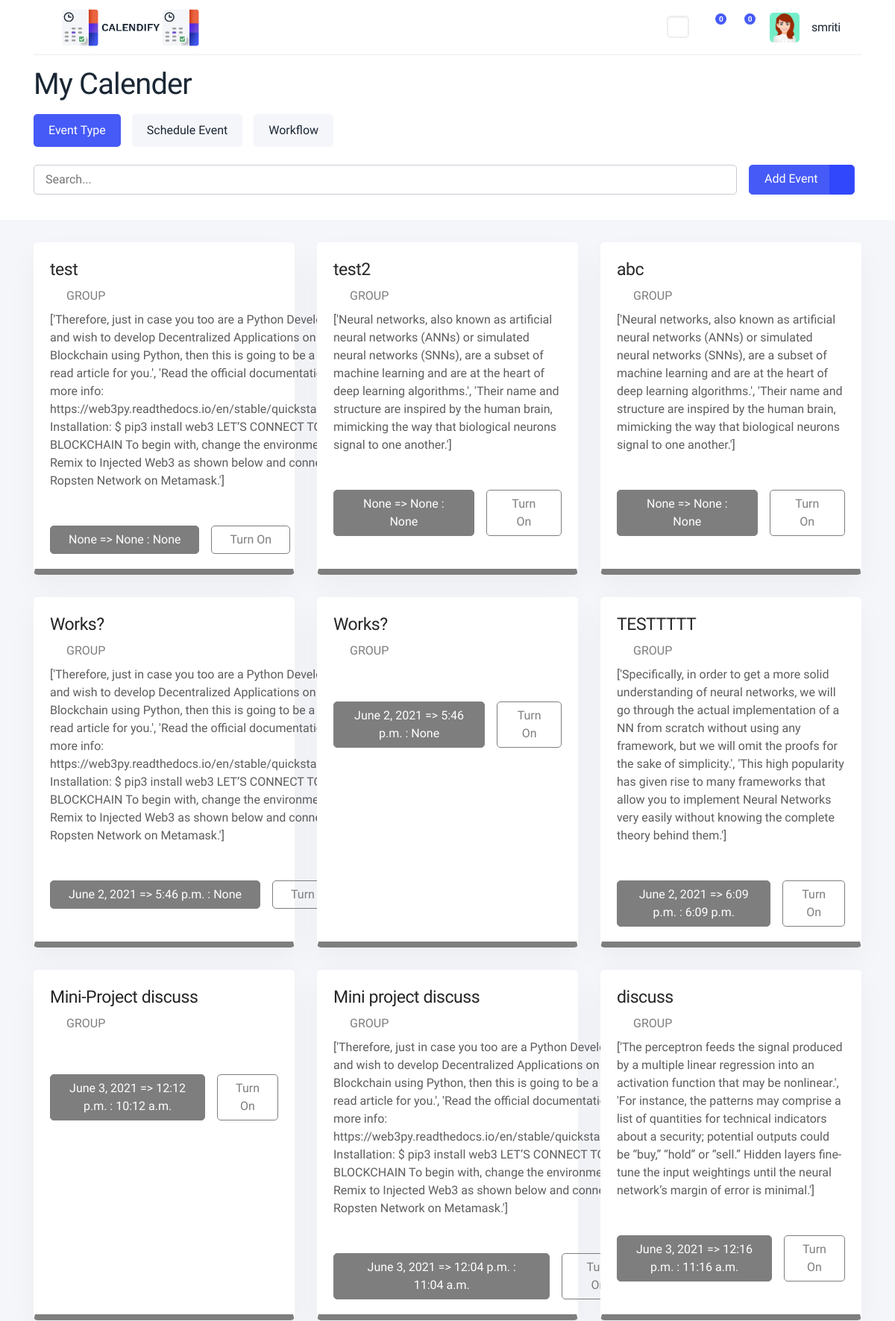
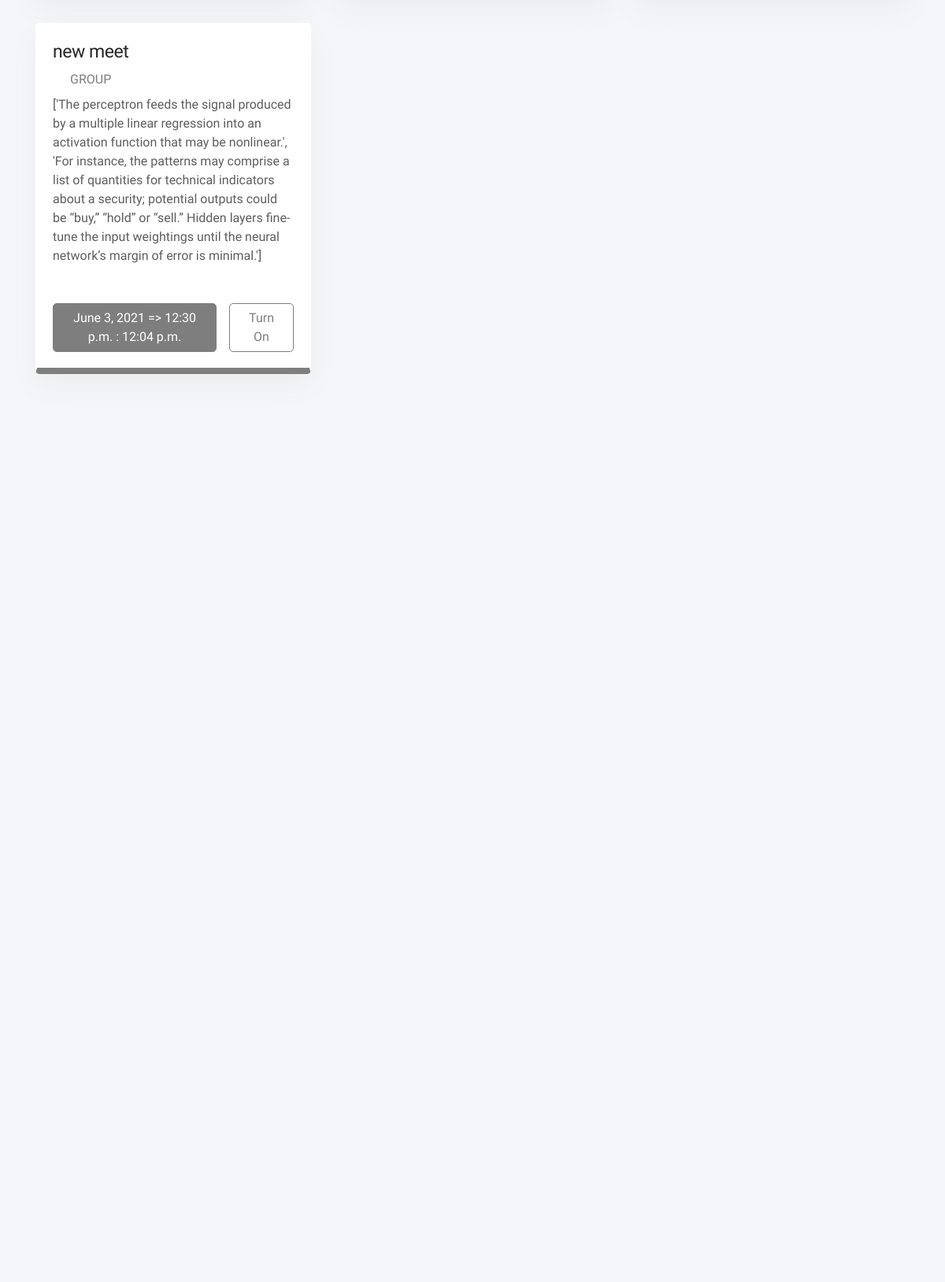
Screenshot of /dashboard/1/ (signed in, upper part) with the database file from the repository (2 pictures, top to bottom).
### employee/models.py (models this page shows, shortened)
class employee(models.Model):
    profile = models.TextField()
    email_id    =models.CharField(max_length=120)
    eid         =models.CharField(max_length=10)
    name        =models.CharField(max_length=30)
    position   =models.TextField()
    languages       =models.CharField(max_length=30)
    skills      =models.CharField(max_length=30)
    profile_photo=models.ImageField(upload_to='profile_pics/')
    social_media = models.CharField(max_length=20)
    meetings = models.ManyToManyField("meeting",through= 'Meets')

class meeting(models.Model):
    title = models.CharField(max_length=20)
    date = models.DateField(blank=True,null=True)
    start_time = models.TimeField(blank=True,null=True)
    color = models.CharField(max_length=10,default='Black')
    end_time = models.TimeField(blank=True,null=True)
    summary = models.TextField(blank=True)
    participants = models.ManyToManyField(employee,through='Meets')
    email_id_of_participants = models.CharField(max_length=100,null=True,blank=True)
    link=models.CharField(max_length=100,null=True,blank=True)

### employee/views.py (the view)
# urls.py: path('dashboard/<int:id>/',dashboard_view),
def dashboard_view(request,id):
    if request.user.is_authenticated is True:
        if request.user.id is id:
            obj = employee.objects.get(id=id)
            all_meets = obj.meetings.values()
            context={
                "con":obj,
                "all": all_meets,
            }
            return render(request,"employee/dashboard.html",context)
        else:
            return redirect(dashboard_view,request.user.id)
    else:
        return redirect(register_view)

### employee/templates/employee/dashboard.html (shortened to what this page needs)
{% load static %}
<!doctype html>
<html lang="en">
<head>
      <link rel="stylesheet"  href="{% static 'css/backend.minf700.css' %}"  type="text/css">
      <link rel="stylesheet" href="{% static 'css/all.min.css' %}"  type="text/css">
      <link rel="stylesheet"  href="{% static 'css/line-awesome.min.css' %}"  type="text/css">
      <link rel="stylesheet" href="{% static 'css/remixicon.css' %}" type="text/css">   </head>
  <body class="fixed-top-navbar top-nav  ">
    <div class="wrapper">
      <div class="iq-top-navbar">
          <div class="container">
              <div class="iq-navbar-custom">
                  <div class="d-flex align-items-center justify-content-between">
                      <div class="iq-navbar-logo d-flex align-items-center justify-content-between">
                          <i class="ri-menu-line wrapper-menu"></i>
                          <a href="index.html" class="header-logo">
                              <img src="{% static '/images/logo.png' %}" class="img-fluid rounded-normal light-logo" alt="logo">
                              <img src="{% static '/images/logo-white.png' %}" class="img-fluid rounded-normal darkmode-logo" alt="logo">
                          </a>
                      </div>
                      <nav class="navbar navbar-expand-lg navbar-light p-0">
                          <div class="change-mode">
                              <div class="custom-control custom-switch custom-switch-icon custom-control-indivne">
                                  <div class="custom-switch-inner">
                                      <label class="custom-control-label" for="dark-mode" data-mode="toggle">
                                          <span class="switch-icon-left"><i class="a-left ri-moon-clear-line"></i></span>
                                          <span class="switch-icon-right"><i class="a-right ri-sun-line"></i></span>
                                      </label>
                                  </div>
                              </div>
                          </div>
                          <div class="collapse navbar-collapse" id="navbarSupportedContent">
                              <ul class="navbar-nav ml-auto navbar-list align-items-center">
                                  <li class="nav-item nav-icon dropdown ml-3">
                                      <a href="#" class="search-toggle dropdown-toggle" id="dropdownMenuButton2" data-toggle="dropdown"
                                          aria-haspopup="true" aria-expanded="false">
                                          <i class="las la-envelope"></i>
                                          <span class="badge badge-primary count-mail rounded-circle">0</span>
                                      </a>
                                  </li>
                                  <li class="nav-item nav-icon dropdown">
                                      <a href="#" class="search-toggle dropdown-toggle" id="dropdownMenuButton" data-toggle="dropdown"
                                          aria-haspopup="true" aria-expanded="false">
                                          <i class="las la-bell"></i>
                                          <span class="badge badge-primary count-mail rounded-circle">0</span>
                                      </a>
                                  </li>
                                  <li class="caption-content">
                                      <a href="/profile/{{con.id}}/" class="search-toggle dropdown-toggle d-flex align-items-center" id="dropdownMenuButton3" data-toggle="dropdown"
                                          aria-haspopup="true" aria-expanded="false">
                                          <img src="{% static 'images/03.jpg' %}" class="avatar-40 img-fluid rounded" alt="user">
                                          <div class="caption ml-3">
                                              <h6 class="mb-0 line-height">{{con.name}}<i class="las la-angle-down ml-3"></i></h6>
                                          </div>
                                      </a>
                                  </li>
                              </ul>
                          </div>
                      </nav>
                  </div>
              </div>
          </div>
      </div>
      <div class="content-page">
    <div class="content-top">
        <div class="container">
            <div class="row">
                <div class="col-lg-12 mb-3">
                    <div class="d-flex align-items-center justify-content-between">
                        <div class="navbar-breadcrumb">
                            <h1 class="mb-1">My Calender</h1>
                        </div>
                    </div>
                </div>
                <div class="col-lg-10 col-md-8">
                    <ul class="d-flex nav nav-pills mb-4 text-center event-tab" id="event-pills-tab" role="tablist">
                        <li class="nav-item">
                            <a id="view-btn" class="nav-link active show" data-toggle="pill" href="#event1" data-extra="#search-with-button" role="tab" aria-selected="true">Event Type</a>
                        </li>
                        <li class="nav-item">
                            <a id="view-schedule" class="nav-link" data-toggle="pill" href="#event2" data-extra="#view-event" role="tab" aria-selected="false">Schedule Event</a>
                        </li>
                        <li class="nav-item">
                            <a id="view-workflow" class="nav-link" data-toggle="pill" href="#event3" data-extra="#view-data" role="tab" aria-selected="false">Workflow</a>
                        </li>
                    </ul>
                </div>
            </div>
            <div class="tab-extra active" id="search-with-button">
                <div class="d-flex flex-wrap align-items-center mb-4">
                    <div class="iq-search-bar search-device mb-0 pr-3">
                        <form action="#" class="searchbox">
                            <input type="text" class="text search-input" placeholder="Search...">
                        </form>
                    </div>
                    <div class="float-sm-right"><a href="/scheduler/{{con.id}}" class="btn btn-primary pr-5 position-relative" style="height: 40px;">Add Event<span class="event-add-btn" style="height: 40px;"><i class="ri-add-line"></i></span></a></div>
                </div>
            </div>
        </div>
    </div>
    <div class="container">
        <div class="row">
            <div class="col-lg-12">
                <div class="event-content">
                    <div id="event1" class="tab-pane fade active show">
                        <div class="row">
                            {% for event in all %}
                            <div class="col-lg-4 col-md-6">
                                <div class="card card-block card-stretch card-height">
                                    <div class="card-body rounded event-detail event-detail-danger disabled">
                                        <div class="d-flex align-items-top justify-content-between">
                                            <div>
                                                <h4 class="mb-2 mr-4">{{event.title}}</h4>
                                                <p class="mb-2 text-danger font-weight-500 text-uppercase"><i class="las la-user pr-2"></i>Group</p>
                                                <p class="mb-4 card-description">{{event.summary}}</p>
                                                <div class="d-flex align-items-center pt-4">
                                                    <a href="#" class="btn btn-danger mr-3 px-xl-4">{{event.date}} => {{event.end_time }} : {{event.start_time}}</a>
                                                    <a href="#" class="btn btn-outline-danger turn-on px-xl-4">Turn On</a>
                                                </div>
                                            </div>
                                        </div>
                                    </div>
                                </div>
                            </div>
                            {% endfor %}
                            </div>
                        </div>
                    </div>
                </div>
            </div>
        </div>
    </div>
      </div>
    <script src="{% static 'js/app.js' %}"></script>  </body>
</html>

### rows the page displays
employee: name "smriti"
meeting: title "test", summary "['Therefore, just in case you too are a Python Developer and wish to develop Decentralized Applications on Blockchain using Python, then this is going to be a must-read article for you.', 'Read the official documentation for more info: https://web3py.readthedocs.io/en/stable/quickstart.html Installation: $ pip3 install web3 LET’S CONNECT TO BLOCKCHAIN To begin with, change the environment on Remix to Injected Web3 as shown below and connect to Ropsten Network on Metamask.']", date "None", end_time "None", start_time "None"
meeting: title "test2", summary "['Neural networks, also known as artificial neural networks (ANNs) or simulated neural networks (SNNs), are a subset of machine learning and are at the heart of deep learning algorithms.', 'Their name and structure are inspired by the human brain, mimicking the way that biological neurons signal to one another.']", date "None", end_time "None", start_time "None"
meeting: title "abc", summary "['Neural networks, also known as artificial neural networks (ANNs) or simulated neural networks (SNNs), are a subset of machine learning and are at the heart of deep learning algorithms.', 'Their name and structure are inspired by the human brain, mimicking the way that biological neurons signal to one another.']", date "None", end_time "None", start_time "None"
meeting: title "Works?", summary "['Therefore, just in case you too are a Python Developer and wish to develop Decentralized Applications on Blockchain using Python, then this is going to be a must-read article for you.', 'Read the official documentation for more info: https://web3py.readthedocs.io/en/stable/quickstart.html Installation: $ pip3 install web3 LET’S CONNECT TO BLOCKCHAIN To begin with, change the environment on Remix to Injected Web3 as shown below and connect to Ropsten Network on Metamask.']", date "June 2, 2021", end_time "5:46 p.m.", start_time "None"
meeting: title "Works?", date "June 2, 2021", end_time "5:46 p.m.", start_time "None"
meeting: title "TESTTTTT", summary "['Specifically, in order to get a more solid understanding of neural networks, we will go through the actual implementation of a NN from scratch without using any framework, but we will omit the proofs for the sake of simplicity.', 'This high popularity has given rise to many frameworks that allow you to implement Neural Networks very easily without knowing the complete theory behind them.']", date "June 2, 2021", end_time "6:09 p.m.", start_time "6:09 p.m."
meeting: title "Mini-Project discuss", date "June 3, 2021", end_time "12:12 p.m.", start_time "10:12 a.m."
meeting: title "Mini project discuss", summary "['Therefore, just in case you too are a Python Developer and wish to develop Decentralized Applications on Blockchain using Python, then this is going to be a must-read article for you.', 'Read the official documentation for more info: https://web3py.readthedocs.io/en/stable/quickstart.html Installation: $ pip3 install web3 LET’S CONNECT TO BLOCKCHAIN To begin with, change the environment on Remix to Injected Web3 as shown below and connect to Ropsten Network on Metamask.']", date "June 3, 2021", end_time "12:04 p.m.", start_time "11:04 a.m."
meeting: title "discuss", summary "['The perceptron feeds the signal produced by a multiple linear regression into an activation function that may be nonlinear.', 'For instance, the patterns may comprise a list of quantities for technical indicators about a security; potential outputs could be “buy,” “hold” or “sell.” Hidden layers fine-tune the input weightings until the neural network’s margin of error is minimal.']", date "June 3, 2021", end_time "12:16 p.m.", start_time "11:16 a.m."
meeting: title "new meet", summary "['The perceptron feeds the signal produced by a multiple linear regression into an activation function that may be nonlinear.', 'For instance, the patterns may comprise a list of quantities for technical indicators about a security; potential outputs could be “buy,” “hold” or “sell.” Hidden layers fine-tune the input weightings until the neural network’s margin of error is minimal.']", date "June 3, 2021", end_time "12:30 p.m.", start_time "12:04 p.m."
